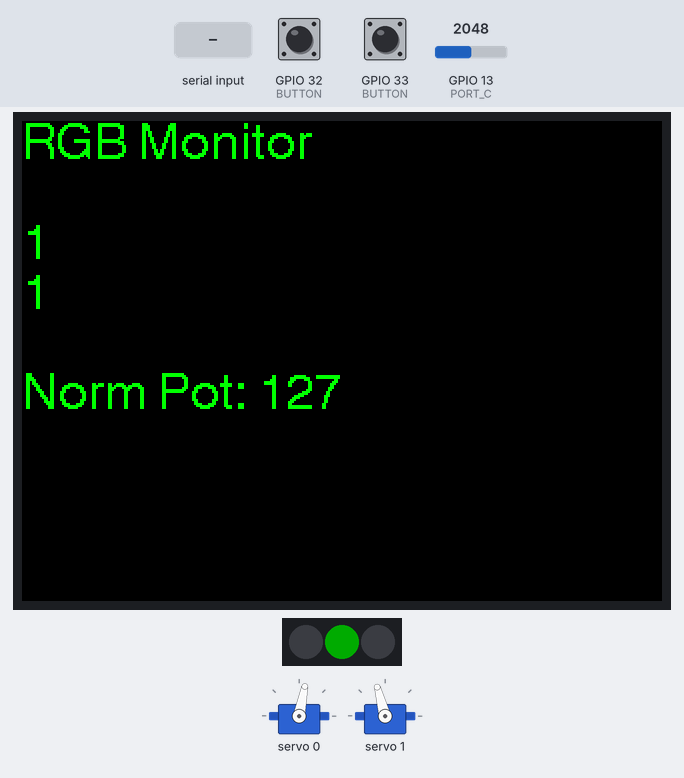
The program below on a simulated ESP32. Shown: 320×240 colour display, 3 RGB LEDs in strip order, left to right, 2 × servo. The inputs (shaded band) are chosen by the test bench; at power-on: GPIO 32 (BUTTON) HIGH, GPIO 33 (BUTTON) HIGH, GPIO 13 (PORT_C) = 2048. Dim RGB values are drawn brighter than linear.

Above: at 1.3 s.
1.4 s: "r\n" received over Serial
At 2.28 s:
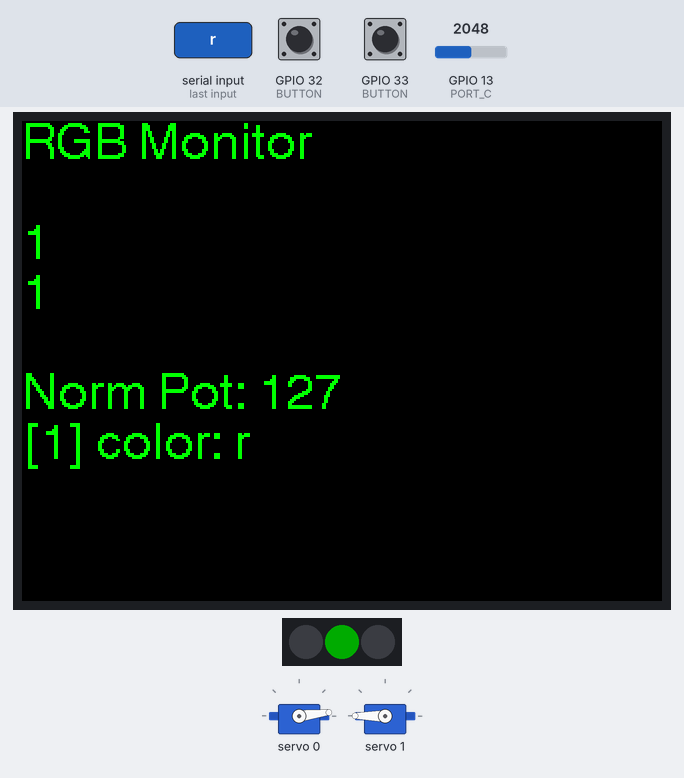
3.6 s: GPIO 32 (BUTTON) pulled LOW for 1 s
At 3.84 s:
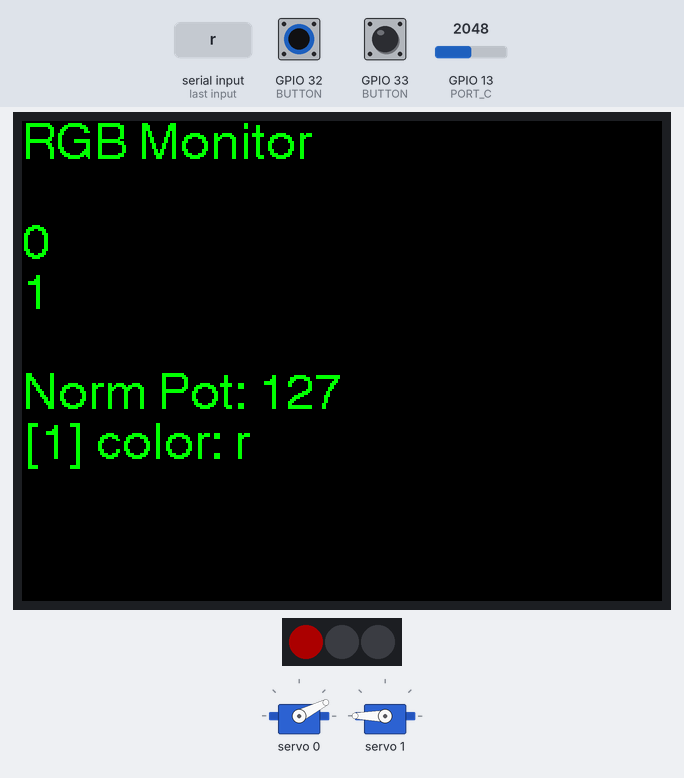
5.2 s: GPIO 33 (BUTTON) pulled LOW for 1 s
At 5.37 s:
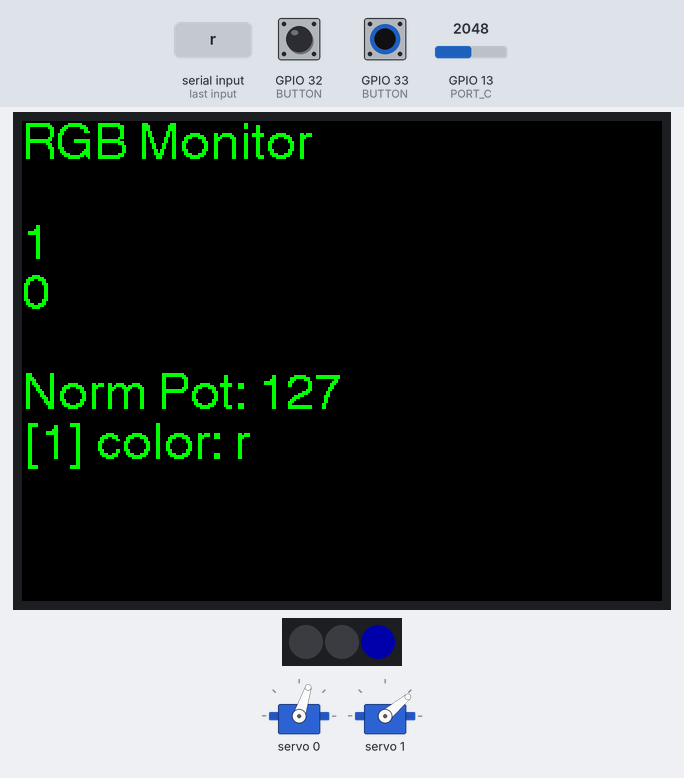
6.8 s: "g\n" received over Serial
At 8.28 s:
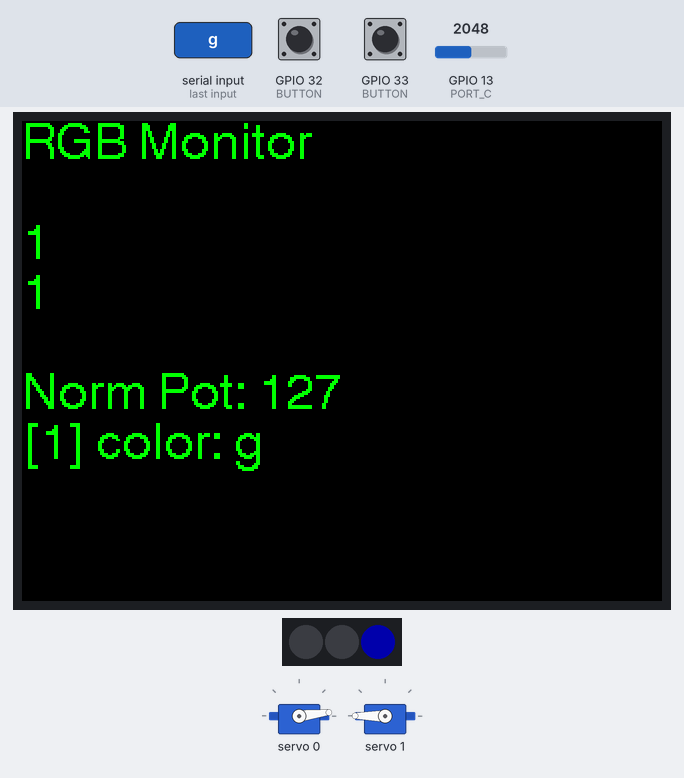
9.4 s: GPIO 32 (BUTTON) pulled LOW for 0.15 s
At 9.84 s:
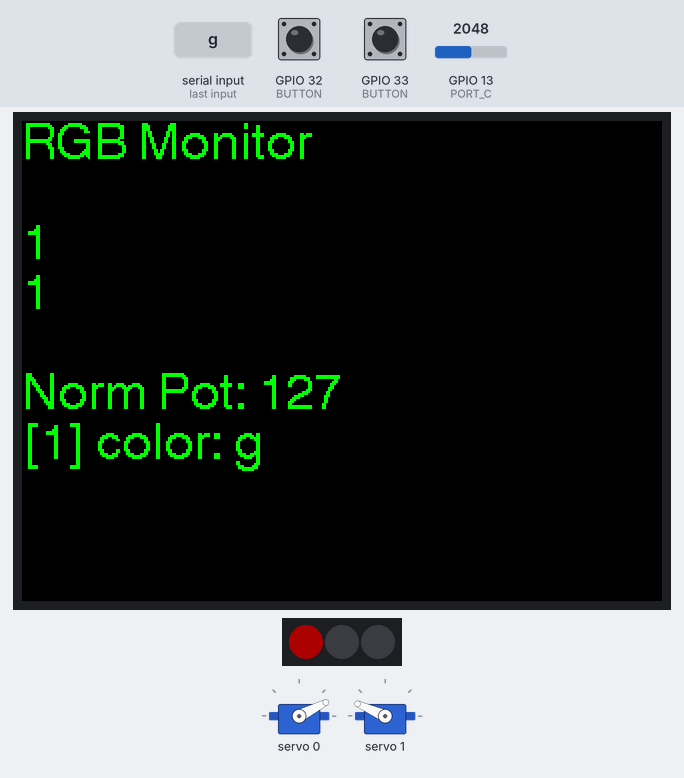
10.1 s: "b\n" received over Serial
At 10.46 s:
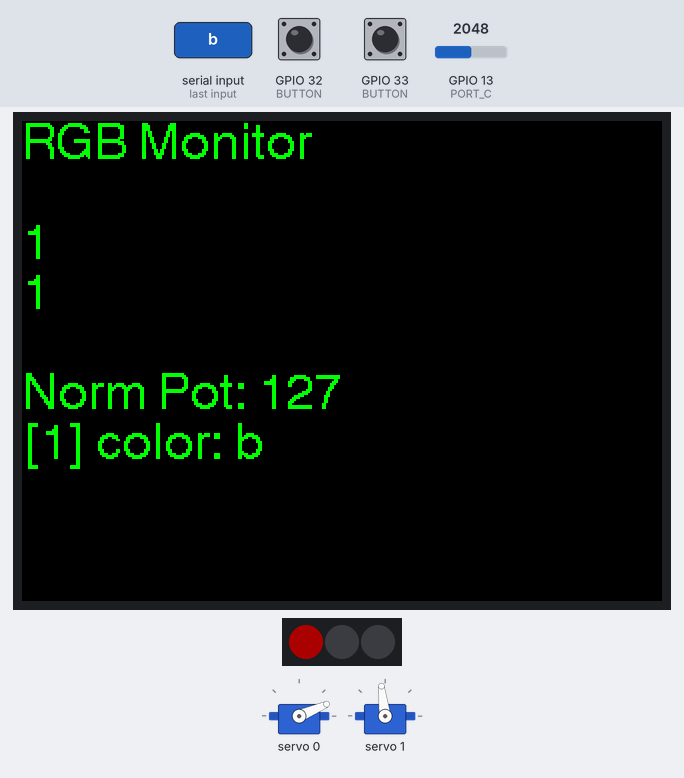
Timing chart, 0 to 17.1 s (numbered marks = the images above; inputs shaded):
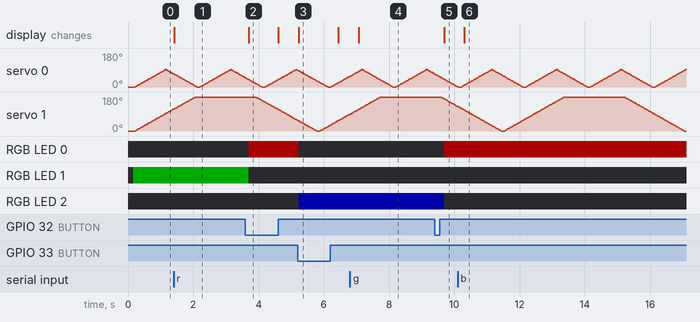

Measured:
- after the input at 1.4 s, the display: changes at once (image 1)
- after the input at 3.6 s, RGB LED 0: off → RGB(47, 0, 0) after 0.09 s; RGB LED 1: RGB(0, 47, 0) → off after 0.09 s; the display: changes after 0.09 s (image 2)
- after the input at 5.2 s, RGB LED 0: RGB(47, 0, 0) → off at once; RGB LED 2: off → RGB(0, 0, 47) at once; the display: changes at once (image 3)
- after the input at 6.8 s, the display: changes after 0.27 s (image 4)
- after the input at 9.4 s, RGB LED 0: off → RGB(47, 0, 0) after 0.29 s; RGB LED 2: RGB(0, 0, 47) → off after 0.29 s
- after the input at 10.1 s, the display: changes after 0.21 s (image 6)

The program:

main.cpp
```cpp
#include <Adafruit_NeoPixel.h>
#include <M5Core2.h>
#include <PinDefines.h>
#include <TensorLED.h>
#include <TensorServo.h>

const int DISP_OFFSET = 25;

const byte numChars = 32;
char receivedChars[numChars];  // an array to store the received data

boolean newData = false;

int potVal = 0;  // Stores the value currently read by the sensor.
char colorInput = 'g';

TensorServo* tensorServo{nullptr};
TensorLED* tensorLED{nullptr};

unsigned long waitTime = 1500;
unsigned long startTime = millis();

boolean potMode = false;
int lcdBrightness = 2500;
boolean servoReverse = false;
boolean servoWheelReverse = false;
int servoVal = 0;
int servoWheelVal = 0;
boolean stopServos = false;

int cur_value1 = 0, cur_value2 = 0;

void setup() {
  M5.begin();

  // pinMode(PORT_A, INPUT);  // Sets the specified pin to input mode.
  pinMode(32, INPUT);
  pinMode(33, INPUT);
  pinMode(PORT_C, INPUT);  // Sets the specified pin to input mode.

  M5.Axp.SetLcdVoltage(2600);
  M5.Lcd.setTextColor(TFT_GREEN, TFT_BLACK);
  M5.Lcd.drawString("RGB Monitor", 0, 0, 4);
  M5.Axp.SetLcdVoltage(2600);

  Serial.begin(115200);

  tensorServo = new TensorServo();
  tensorLED = new TensorLED();
  tensorLED->setBrightness(120);
}

void recvWithEndMarker() {
  static byte ndx = 0;
  char endMarker = '\n';
  char rc;

  while (Serial.available() > 0 && newData == false) {
    rc = Serial.read();
    if (rc == '\r')  // ignore carruage return
    {
      return;
    }
    if (rc != endMarker) {
      receivedChars[ndx] = rc;
      ndx++;
      if (ndx >= numChars) {
        ndx = numChars - 1;
      }
    } else {
      receivedChars[ndx] = '\0';  // terminate the string
      ndx = 0;
      newData = true;
    }
  }
}

void loop() {
  M5.update();

  char buf[40];

  potVal = analogRead(PORT_C);  // read the value from the sensor.
  const int normalVal = map(potVal, 0, 4096, 0, 255);
  sprintf(buf, "Norm Pot: %03d%", normalVal);
  M5.Lcd.drawString(buf, 0, DISP_OFFSET * 5, 4);

  cur_value1 = digitalRead(32);  // read the value of BUTTON.
  M5.Lcd.drawString(std::to_string(cur_value1).c_str(), 0, DISP_OFFSET * 2, 4);
  cur_value2 = digitalRead(33);  // read the value of BUTTON.
  M5.Lcd.drawString(std::to_string(cur_value2).c_str(), 0, DISP_OFFSET * 3, 4);

  int counter = 0;
  while (Serial.available() > 0) {
    colorInput = Serial.read();
    sprintf(buf, "[%d] color: %c", counter, colorInput);
    M5.Lcd.drawString(buf, 0, DISP_OFFSET * 6, 4);
    ++counter;
  }

  // if(Serial.available() > 0) {
  //   recvWithEndMarker();
  //   std::string s = receivedChars;
  //   M5.Lcd.drawString(s.c_str(), 0, DISP_OFFSET * 4, 4);
  // }

  //   if (potMode) {
  //     tensorServo->servo_angle_write(0, normalVal);
  //   } else if (millis() - startTime >= waitTime) {
  //     long randomVal = random(0, 100);
  //     sprintf(buf, "Rand: %03ld%", randomVal);
  //     M5.Lcd.drawString(buf, 0, DISP_OFFSET * 3, 4);
  //    //  tensorServo->servo_angle_write(0, random(0, 100));
  //    //  tensorServo->servo_angle_write(1, random(0, 255));
  //     startTime = millis();
  //   }

  if (stopServos == false) {
    tensorLED->setColor(colorInput);
    if (!potMode) {
      if (servoReverse) {
        servoVal--;
      } else {
        servoVal++;
      }

      tensorServo->servo_angle_write(0, servoVal);
      if (servoVal <= 0) {
        servoReverse = false;
      }
      if (servoVal >= 90) {
        servoReverse = true;
      }

      if (servoWheelReverse) {
        servoWheelVal--;
      } else {
        servoWheelVal++;
      }

      tensorServo->servo_angle_write(1, servoWheelVal);
      if (servoWheelVal <= 0) {
        servoWheelReverse = false;
      }
      if (servoWheelVal >= 255) {
        servoWheelReverse = true;
      }

    } else {
      tensorServo->servo_angle_write(0, normalVal);
    }
  }
  // else {
  //   if (M5.BtnA.read()) {
  //     char red = 'r';
  //     tensorLED->setColor(red);
  //   }
  //   if (M5.BtnB.read()) {
  //     char green = 'g';
  //     tensorLED->setColor(green);
  //   }
  //   if (M5.BtnC.read()) {
  //     char blue = 'b';
  //     tensorLED->setColor(blue);
  //   }
  // }

  if (!digitalRead(32)) {
    char red = 'r';
    tensorLED->setColor(red);
  }

  if (!digitalRead(33)) {
    char blue = 'b';
    tensorLED->setColor(blue);
  }

  if (!digitalRead(33) && !digitalRead(32)) {
    char green = 'g';
    tensorLED->setColor(green);
  }

  if (M5.BtnA.read()) {
    stopServos = true;
    tensorServo->servo_angle_write(1, 45);
    tensorServo->servo_angle_write(0, 45);
  }

  if (M5.BtnB.read()) {
    potMode = !potMode;
  }

  if (M5.BtnC.read()) {
    if (lcdBrightness == 3300) {
      lcdBrightness = 2500;
    } else {
      lcdBrightness += 200;
    }
    M5.Axp.SetLcdVoltage(lcdBrightness);
  }
}
```

PinDefines.h
```cpp
#ifndef PIN_DEFINES_H
#define PIN_DEFINES_H

#define PORT_A 32
#define PORT_B 26
#define PORT_C 13

#endif // PIN_DEFINES_H
```

TensorLED.h
```cpp
#ifndef TENSOR_LED_H
#define TENSOR_LED_H

#include <Adafruit_NeoPixel.h>
#include <PinDefines.h>

#define NUM_LEDS 3

class TensorLED {
 public:
  TensorLED();
  void setColor(char& colorInput);
  void setBrightness(const int brightness);

 private:
  Adafruit_NeoPixel m_pixels {Adafruit_NeoPixel(
      NUM_LEDS, PORT_B,
      NEO_GRB + NEO_KHZ800)};  // set number of LEDs, pin number, LED type.
};

#endif // TENSOR_LED_H
```

TensorServo.h
```cpp
#ifndef TENSOR_SERVO_H
#define TENSOR_SERVO_H

#include <PinDefines.h>
#include <Wire.h>

#include "Adafruit_PWMServoDriver.h"

#define SERVOMIN 102  // This is the 'minimum' pulse length count (out of 4096)
#define SERVOMAX 512  // This is the 'maximum' pulse length count (out of 4096)
#define USMIN \
  500  // This is the rounded 'minimum' microsecond length based on the minimum
       // pulse of 102
#define USMAX \
  2500  // This is the rounded 'maximum' microsecond length based on the maximum
        // pulse of 512
#define SERVO_FREQ 50  // Analog servos run at ~50 Hz updates

class TensorServo {
 public:
  TensorServo();
  void setServoPulse(uint8_t n, double pulse);
  void servo_angle_write(uint8_t n, int Angle);

 private:
  Adafruit_PWMServoDriver m_pwm{Adafruit_PWMServoDriver(0x40, Wire1)};
};

#endif // TENSOR_SERVO_H
```

TensorLED.cpp
```cpp
#include <TensorLED.h>

TensorLED::TensorLED() {
  m_pixels.begin();
  m_pixels.setBrightness(10);
}

void TensorLED::setColor(char& colorInput) {
  switch (colorInput) {
    case 'r':
      // red
      m_pixels.setPixelColor(1, m_pixels.Color(0, 0, 0));
      m_pixels.setPixelColor(2, m_pixels.Color(0, 0, 0));
      m_pixels.setPixelColor(0, m_pixels.Color(100, 0, 0));
      break;

    case 'g':
      // green
      m_pixels.setPixelColor(0, m_pixels.Color(0, 0, 0));
      m_pixels.setPixelColor(2, m_pixels.Color(0, 0, 0));
      m_pixels.setPixelColor(1, m_pixels.Color(0, 100, 0));
      break;

    case 'b':
      // blue
      m_pixels.setPixelColor(0, m_pixels.Color(0, 0, 0));
      m_pixels.setPixelColor(1, m_pixels.Color(0, 0, 0));
      m_pixels.setPixelColor(2, m_pixels.Color(0, 0, 100));
      break;

    case 'n':
      // blue
      m_pixels.setPixelColor(0, m_pixels.Color(0, 0, 0));
      m_pixels.setPixelColor(1, m_pixels.Color(0, 0, 0));
      m_pixels.setPixelColor(2, m_pixels.Color(0, 0, 0));
      break;

    default:
      break;
  }

  m_pixels.show();
}

void TensorLED::setBrightness(const int brightness) {
  m_pixels.setBrightness(brightness);
}
```

TensorServo.cpp
```cpp
#include <TensorServo.h>

TensorServo::TensorServo() {
  Wire1.begin(21, 22);
  m_pwm.begin();
  m_pwm.setPWMFreq(50);
}

void TensorServo::setServoPulse(uint8_t n, double pulse) {
  double pulselength;
  pulselength = 1000000;  // 1,000,000 us per second
  pulselength /= 50;      // 50 Hz
  pulselength /= 4096;    // 12 bits of resolution
  pulse *= 1000;
  pulse /= pulselength;
  m_pwm.setPWM(n, 0, pulse);
}

void TensorServo::servo_angle_write(uint8_t n, int Angle) {
  double pulse = Angle;
  pulse = pulse / 90 + 0.5;
  setServoPulse(n, pulse);
}
```
